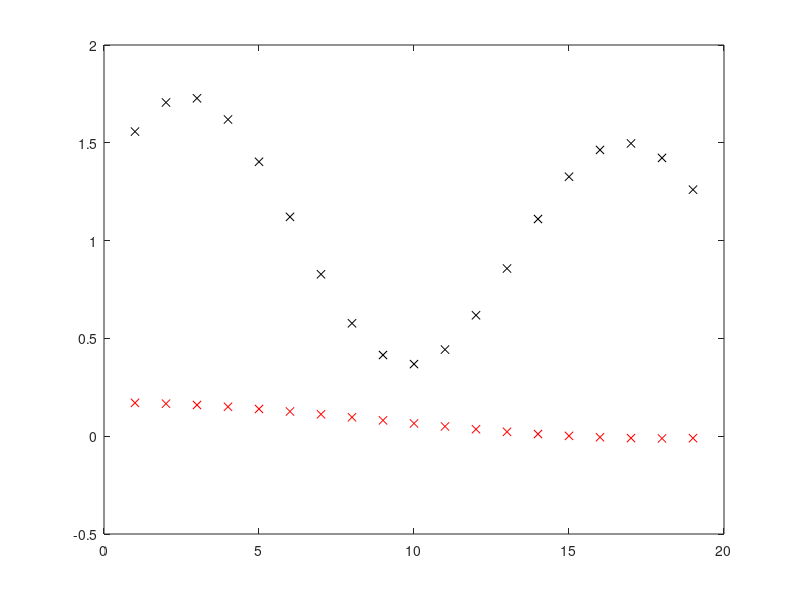
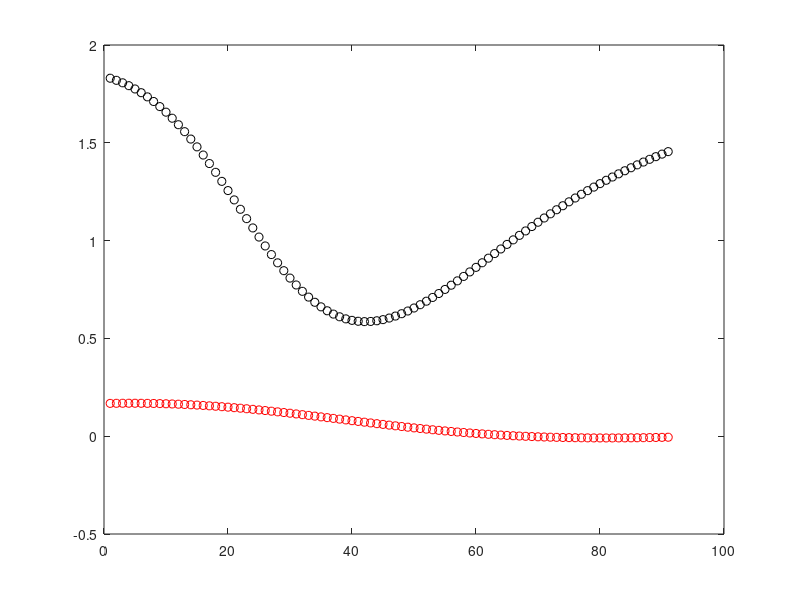

Write MATLAB code to recreate these figures, in order.
% # IS-Lab2 (LT)
% % Intelektualiosios sistemos. Antrojo laboratorinio darbo užduotis.
% # Tikslas
% Išmokti savarankiškai suprogramuoti paprasto netiesinio aproksimatoriaus mokymo (parametrų skaičiavimo) algoritmą.
% # Užduotys (maks. 8 balai)
% 1. Sukurkite daugiasluoksnio perceptrono koeficientams apskaičiuoti skirtą programą. Daugiasluoksnis perceptronas turi atlikti aproksimatoriaus funkciją. Daugiasluoksnio perceptrono struktūra:
% - vienas įėjimas (įėjime paduodamas 20 skaičių vektorius X, su reikšmėmis intervale nuo 0 iki 1, pvz., x = 0.1:1/22:1; ).
% - vienas išėjimas (pvz., išėjime tikimasi tokio norimo atsako, kurį galima būtų apskaičiuoti pagal formulę: y = (1 + 0.6\*sin(2\*pi\*x/0.7)) + 0.3\*sin(2\*pi\*x))/2; - kuriamas neuronų tinklas turėtų "modeliuoti/imituoti šios formulės elgesį" naudodamas visiškai kitokią matematinę išraišką nei ši);
% - vienas paslėptasis sluoksnis su hiperbolinio tangento arba sigmoidinėmis aktyvavimo funkcijomis neuronuose (neuronų skaičius: 4-8);
% - tiesine aktyvavimo funkcija išėjimo neurone;
% - mokymo algoritmas - Backpropagation (atgalinio sklidimo).
% # Papildoma užduotis (papildomi 2 balai)
% Išspręskite paviršiaus aproksimavimo uždavinį, kai tinklas turi du įėjimus ir vieną išėjimą.
% # Rekomenduojama literatūra
% - Neural Networks and Learning Machines (3rd Edition), <...> psl., <...> lentelė
close all
clear all
% Duomenu pruosimas
x1 = 0.1:0.05:1;
x2 = 0.1:0.05:1;
x3 = 0.1:0.01:1;
x4 = 0.1:0.01:1;
d1 = (1 + 0.6*sin(2*pi*x1/0.7)) + (0.3*sin(2*pi*x1))/2;
d2 = 0.12*(sin(x1*2*pi/12) + cos(x2*2*pi/2)) + 0.05;
plot(1:19,d1,'kx',1:19,d2,'rx')
% Tinklo struktura
% 2 iejimai; 4 paslepti; 2 isejimai

% 3 Pradiniu reiksmiu pasirinkimas
% I. sluoksnis
w11_1 = randn(1); w12_1 = randn(1); b1_1 = randn(1);
w21_1 = randn(1); w22_1 = randn(1); b2_1 = randn(1);
w31_1 = randn(1); w32_1 = randn(1); b3_1 = randn(1);
w41_1 = randn(1); w42_1 = randn(1); b4_1 = randn(1);
% II. sluoksnis
w11_2 = randn(1); w12_2 = randn(1); w13_2 = randn(1); w14_2 = randn(1); b1_2 = randn(1);
w21_2 = randn(1); w22_2 = randn(1); w23_2 = randn(1); w24_2 = randn(1); b2_2 = randn(1);
n = 0.1; % mokymo zyngsnis

% 4. Tinklo atsako skaiciavimas y(v) = 1/(1 + exp(-v)) - aktyvavimo func.
% y|v = (v * (1 - v))
for epoch = 1:1000
    for indx = 1:19
        % I. sluoksnis
        v1_1 = x1(indx)*w11_1 + x2(indx)*w12_1 + b1_1; y1_1 = 1/(1 + exp(-v1_1));
        v2_1 = x1(indx)*w21_1 + x2(indx)*w22_1 + b2_1; y2_1 = 1/(1 + exp(-v2_1));
        v3_1 = x1(indx)*w31_1 + x2(indx)*w32_1 + b3_1; y3_1 = 1/(1 + exp(-v3_1));
        v4_1 = x1(indx)*w41_1 + x2(indx)*w42_1 + b4_1; y4_1 = 1/(1 + exp(-v4_1));
        % II. sluoksnis
        v1_2 = y1_1*w11_2 + y2_1*w12_2 + y3_1*w13_2 + y4_1*w14_2 + b1_2; y1 = v1_2;
        v2_2 = y1_1*w21_2 + y2_1*w22_2 + y3_1*w23_2 + y4_1*w24_2 + b2_2; y2 = v2_2;

        % 5. Klaidos skaiciavimas E = 1/2e1^2 + 1/2*e2^2 -tikslo funkcija E|e1 = e1
        e1 = d1(indx) - y1;
        e2 = d2(indx) - y2;

        % 6. Tinklo koeficientu atnaujinimas
        % w = w + n*delta*IN
        % delta_out = aktuvavimo_funkcijos_isvestine|v * tikslo_funkcijos_isvestine|e
        % delta_hidden = aktuvavimo_funkcijos_isvestine|v * (w1*delta_out1 + w2*delta_out2 + ..)
        % Klaidos gradijentai
        delta_out1 = 1 * 1/2*2*e1^1; % y(v)|v * E|e1
        delta_out2 = 1 * 1/2*2*e2^1; % y(v)|v * E|e1

        delta_hidden1 = y1_1*(1-y1_1) * (w11_2*delta_out1 + w21_2*delta_out2);
        delta_hidden2 = y2_1*(1-y2_1) * (w12_2*delta_out1 + w22_2*delta_out2);
        delta_hidden3 = y3_1*(1-y3_1) * (w13_2*delta_out1 + w23_2*delta_out2);
        delta_hidden4 = y4_1*(1-y4_1) * (w14_2*delta_out1 + w24_2*delta_out2);

        w11_2 = w11_2 + n*delta_out1*y1_1; w12_2 = w12_2 + n*delta_out1*y2_1;
        w13_2 = w13_2 + n*delta_out1*y3_1; w14_2 = w14_2 + n*delta_out1*y4_1;
        b1_2 = b1_2 + n*delta_out1*1;

        w21_2 = w21_2 + n*delta_out2*y1_1; w22_2 = w22_2 + n*delta_out2*y2_1;
        w23_2 = w23_2 + n*delta_out2*y3_1; w24_2 = w24_2 + n*delta_out2*y4_1;
        b2_2 = b2_2 + n*delta_out2*1;

        w11_1 = w11_1 + n*delta_hidden1*x1(indx); w12_1 = w12_1 + n*delta_hidden1*x2(indx);
        b1_1 = b1_1 + n*delta_hidden1;
        w21_1 = w21_1 + n*delta_hidden2*x1(indx); w22_1 = w22_1 + n*delta_hidden2*x2(indx);
        b2_1 = b2_1 + n*delta_hidden2;
        w31_1 = w31_1 + n*delta_hidden3*x1(indx); w32_1 = w32_1 + n*delta_hidden3*x2(indx);
        b3_1 = b3_1 + n*delta_hidden3;
        w41_1 = w41_1 + n*delta_hidden4*x1(indx); w42_1 = w42_1 + n*delta_hidden4*x2(indx);
        b4_1 = b4_1 + n*delta_hidden4;
    end

    for indx = 1:91
        % I. sluoksnis
        v1_1 = x3(indx)*w11_1 + x4(indx)*w12_1 + b1_1; y1_1 = 1/(1 + exp(-v1_1));
        v2_1 = x3(indx)*w21_1 + x4(indx)*w22_1 + b2_1; y2_1 = 1/(1 + exp(-v2_1));
        v3_1 = x3(indx)*w31_1 + x4(indx)*w32_1 + b3_1; y3_1 = 1/(1 + exp(-v3_1));
        v4_1 = x3(indx)*w41_1 + x4(indx)*w42_1 + b4_1; y4_1 = 1/(1 + exp(-v4_1));
        % II. sluoksnis
        v1_2 = y1_1*w11_2 + y2_1*w12_2 + y3_1*w13_2 + y4_1*w14_2 + b1_2; y1 = v1_2;
        v2_2 = y1_1*w21_2 + y2_1*w22_2 + y3_1*w23_2 + y4_1*w24_2 + b2_2; y2 = v2_2;

        Y1(indx) = y1;
        Y2(indx) = y2;
    end
end
figure(2)
plot(1:91, Y1, 'ko', 1:91, Y2, 'ro')
